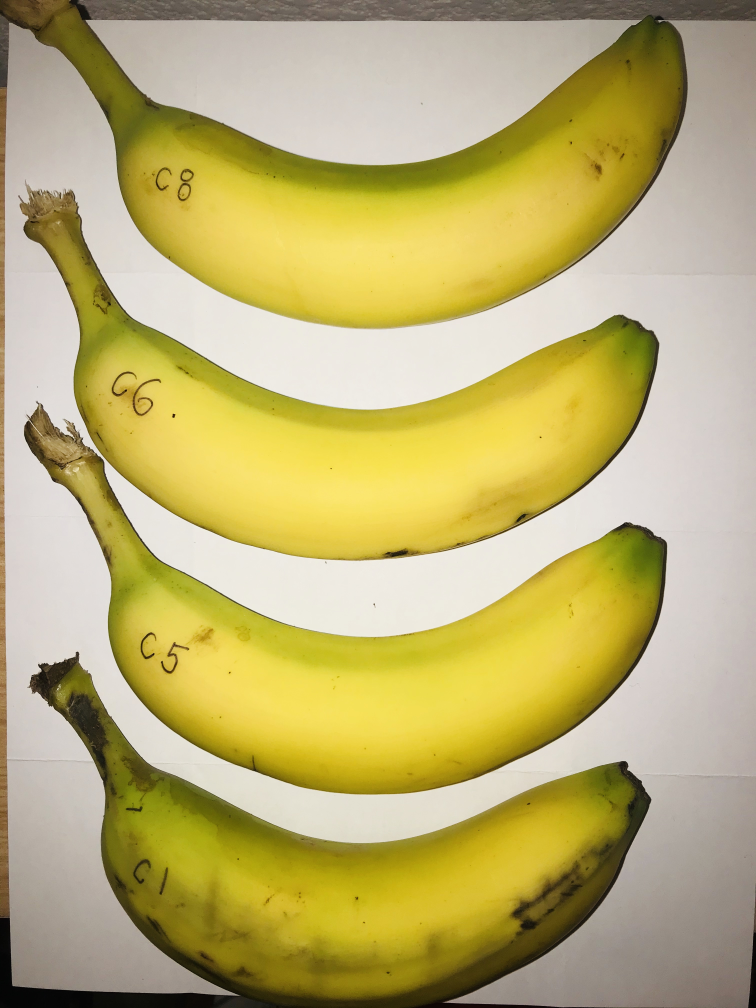
#> input picture data/B/experiment2/t1/bct1.jpg, 3024 x 4032 px, given in place of s3t1.JPG, which was not available (shown at 1/4 size)
$ jupyter execute code_banana_calculation.ipynb   (text cells are left out)
#> lines starting #> are read from the running program, lines starting #| are printed output that depends on the picture; after the words box and inside, x2 and y2 are one past the last pixel; in counts of white or black regions, pixels touching at a corner belong together; pictures that were not available may be replaced by others from this repository, and a replacement may not be noted
[cell 1]
import cv2
import numpy as np
import matplotlib.pyplot as plt
from PIL import Image

#user defined functions

#used in Part II
def empty(a):
    pass

[cell 2]
path = "s3t1.JPG"
img = cv2.imread(path)
#> img is the input picture: shape (4032, 3024, 3); mean B, G, R 113.2, 175.9, 188.8
plt.imshow(cv2.cvtColor(img, cv2.COLOR_BGR2RGB))
plt.show()

[cell 3]
#extract and wrap
# Sample figure
#HUE
h_min = 23
h_max = 179

#Saturation
s_min = 132
s_max = 255

#Value
v_min = 65
v_max = 255

#select the filtered image
lower = np.array([h_min,s_min,v_min])
upper = np.array([h_max,s_max,v_max])

#convert the images to HSV
imgHSV = cv2.cv2.cvtColor(img, cv2.COLOR_BGR2HSV)
#> imgHSV: shape (4032, 3024, 3); mean H, S, V 21, 108.1, 188.9

#filtered image
mask = cv2.inRange(imgHSV, lower, upper)
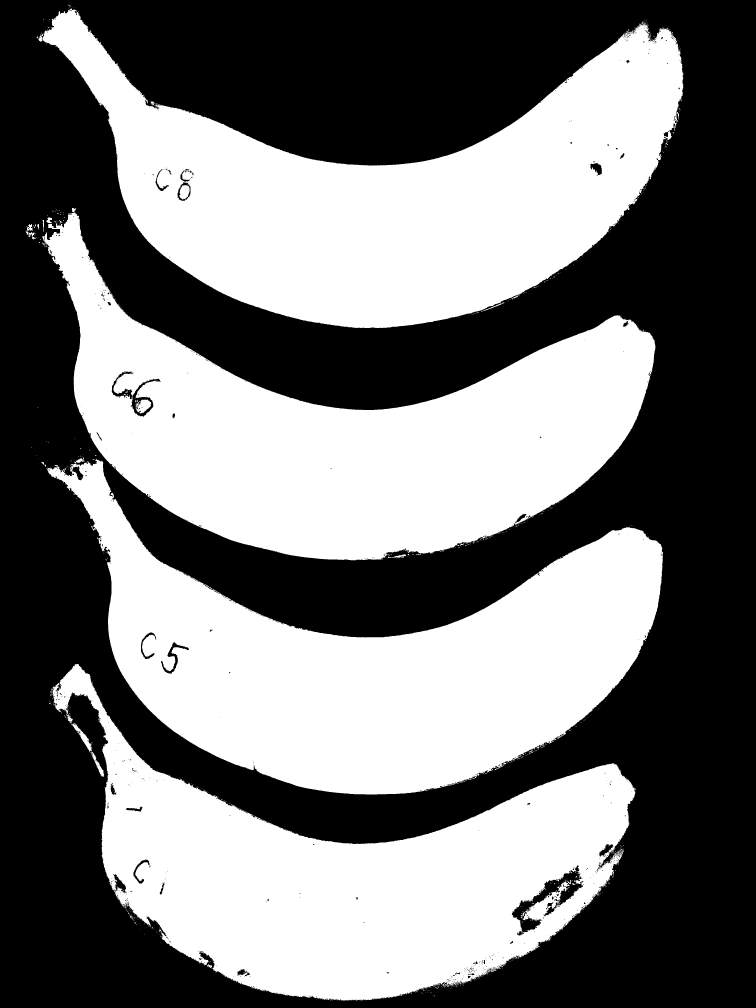
#> mask: shape (4032, 3024) (shown at 1/4 size); 46.9% white; 1213 white regions (1155 under 20 px)

#using filtered images to create new image this is adding two images together
imgResult = cv2.bitwise_and(img,img, mask = mask)
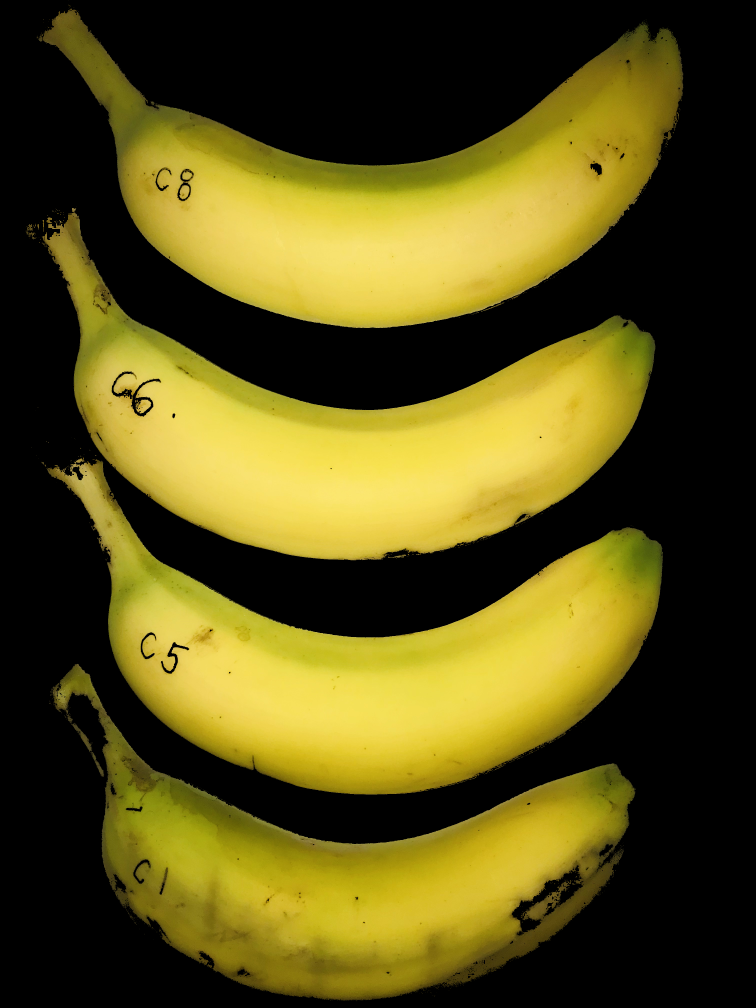
#> imgResult: shape (4032, 3024, 3) (shown at 1/4 size); mean B, G, R 22.7, 80, 88.9

plt.imshow(cv2.cvtColor(imgResult, cv2.COLOR_BGR2RGB))
plt.show()

[cell 4]
imgGray = cv2.cvtColor(imgResult, cv2.COLOR_BGR2GRAY)
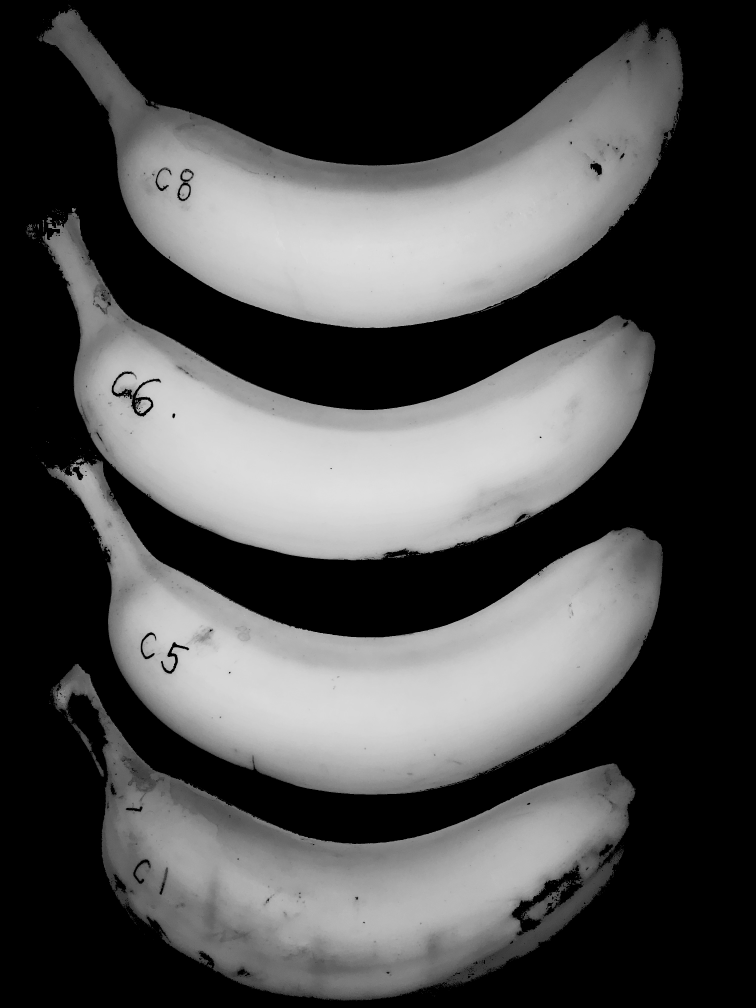
#> imgGray: shape (4032, 3024) (shown at 1/4 size); min 0, max 228, mean 76.1
#sigma, the higher the value, the more blur you get
imgBlur = cv2.GaussianBlur(imgGray,(7,7),1)

(cnts, _) = cv2.findContours(imgBlur, cv2.RETR_EXTERNAL, cv2.CHAIN_APPROX_SIMPLE)
#> cnts = 119 contours, 47 with area under 20; largest, box (x1, y1, x2, y2) and area: (144, 32, 2735, 1315) 1548164, (165, 830, 2624, 2244) 1479980, (184, 1821, 2654, 3181) 1460760, (194, 2653, 2546, 4007) 1366000, (99, 893, 148, 960) 1920
idx = 0
for c in cnts:
    #only extracting areas that are greater than the value specified in here
    area = cv2.contourArea(c)
    if area > 2000:
        x,y,w,h = cv2.boundingRect(c)
        if w>100 and h>100:
            idx+=1
            new_img=imgResult[y:y+h,x:x+w]
            cv2.imwrite(str(idx) + '.png', new_img)
#> this loop made 119 passes
#> (area, x, y, w, h) on passes 44, 64, 103, 116: (1366000.5, 194, 2653, 2352, 1354), (1460760.5, 184, 1821, 2470, 1360), (1479980, 165, 830, 2459, 1414), (1548164.5, 144, 32, 2591, 1283)
#> area on passes 2, 6, 7, 8, 11, 12: 59.5, 44, 51.5, 23, 39, 26.5
#> after the loop, idx = 4

#this code results in multiple .png file and the one with the biggest value is the one with the
#banana image.

[cell 5]
path = "all.JPG"
img = cv2.imread(path)
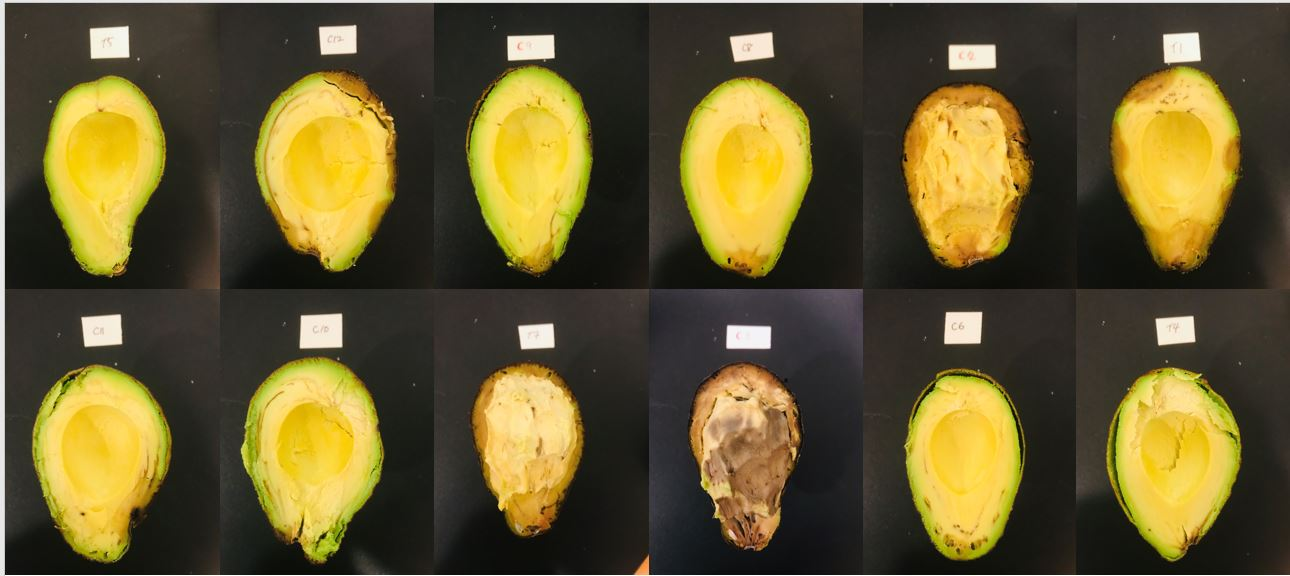
#> input picture all.JPG, 1290 x 576 px
#> img is the input picture: shape (576, 1290, 3); mean B, G, R 47.3, 88.4, 99.9

# open cv loads in BGR format, so convert it to RGB to display the image using plt
plt.imshow(cv2.cvtColor(img, cv2.COLOR_BGR2RGB))
plt.show()

[cell 6]
#TODO need to figure how to gracefully exit the loop

######################################################
# HSA selection process
######################################################
#the name given to window needs to be the same
#the name of the window is TrackBars
cv2.namedWindow("TrackBars")
cv2.resizeWindow("TrackBars",740,340)

#Hue has max value of 360, but opencv only supports
# based on the information above, set the HSA

cv2.createTrackbar("Hue Min","TrackBars",0,179,empty)
#> slider 'Hue Min' is set to 35
cv2.createTrackbar("Hue Max","TrackBars",179,179,empty)
cv2.createTrackbar("Sat Min","TrackBars",0,255,empty)
#> slider 'Sat Min' is set to 51
cv2.createTrackbar("Sat Max","TrackBars",255,255,empty)
cv2.createTrackbar("Val Min","TrackBars",0,255,empty)
#> slider 'Val Min' is set to 51
cv2.createTrackbar("Val Max","TrackBars",255,255,empty)


#Need to update here
condition = True
path = "s3t1.JPG"

while condition:
    img = cv2.imread(path)
    img = cv2.resize(img,(300,400))
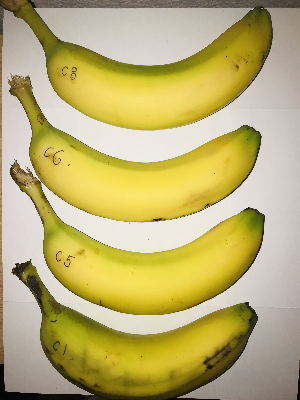
#> img: shape (400, 300, 3); mean B, G, R 113.2, 175.9, 188.8

    #convert to HSA
    imgHSV = cv2.cv2.cvtColor(img, cv2.COLOR_BGR2HSV)
#> imgHSV: shape (400, 300, 3); mean H, S, V 20.9, 108.1, 188.8

    #reading the values from trackbar
    #define hue, satuaration and value
    h_min = cv2.getTrackbarPos("Hue Min","TrackBars")
#> h_min = 35
    h_max = cv2.getTrackbarPos("Hue Max","TrackBars")
#> h_max = 179
    s_min = cv2.getTrackbarPos("Sat Min","TrackBars")
#> s_min = 51
    s_max = cv2.getTrackbarPos("Sat Max","TrackBars")
#> s_max = 255
    v_min = cv2.getTrackbarPos("Val Min","TrackBars")
#> v_min = 51
    v_max = cv2.getTrackbarPos("Val Max","TrackBars")
#> v_max = 255

    #breaking the loop using by setting Val = 0

    print(h_min,h_max,s_min,s_max,v_min,v_max)
#| 35 179 51 255 51 255

    #select the filtered image
    lower = np.array([h_min,s_min,v_min])
#> lower = [35, 51, 51]
    upper = np.array([h_max,s_max,v_max])
#> upper = [179, 255, 255]

    #filtered image
    mask = cv2.inRange(imgHSV, lower, upper)
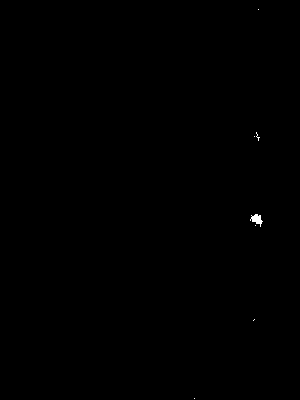
#> mask: shape (400, 300); 0.09% white; 7 white regions (6 under 20 px), largest, box (x1, y1, x2, y2) and area: (250, 214, 263, 227) 86

    #using filtered images to create new image
    #this is adding two images together

    imgResult = cv2.bitwise_and(img,img, mask = mask)
#> imgResult: shape (400, 300, 3)


    cv2.imshow("Original",img)
    cv2.imshow("HSA",imgHSV)
    cv2.imshow("Mask",mask)
    cv2.imshow("result",imgResult)
    cv2.waitKey(1)
cv2.destroyAllWindows()
